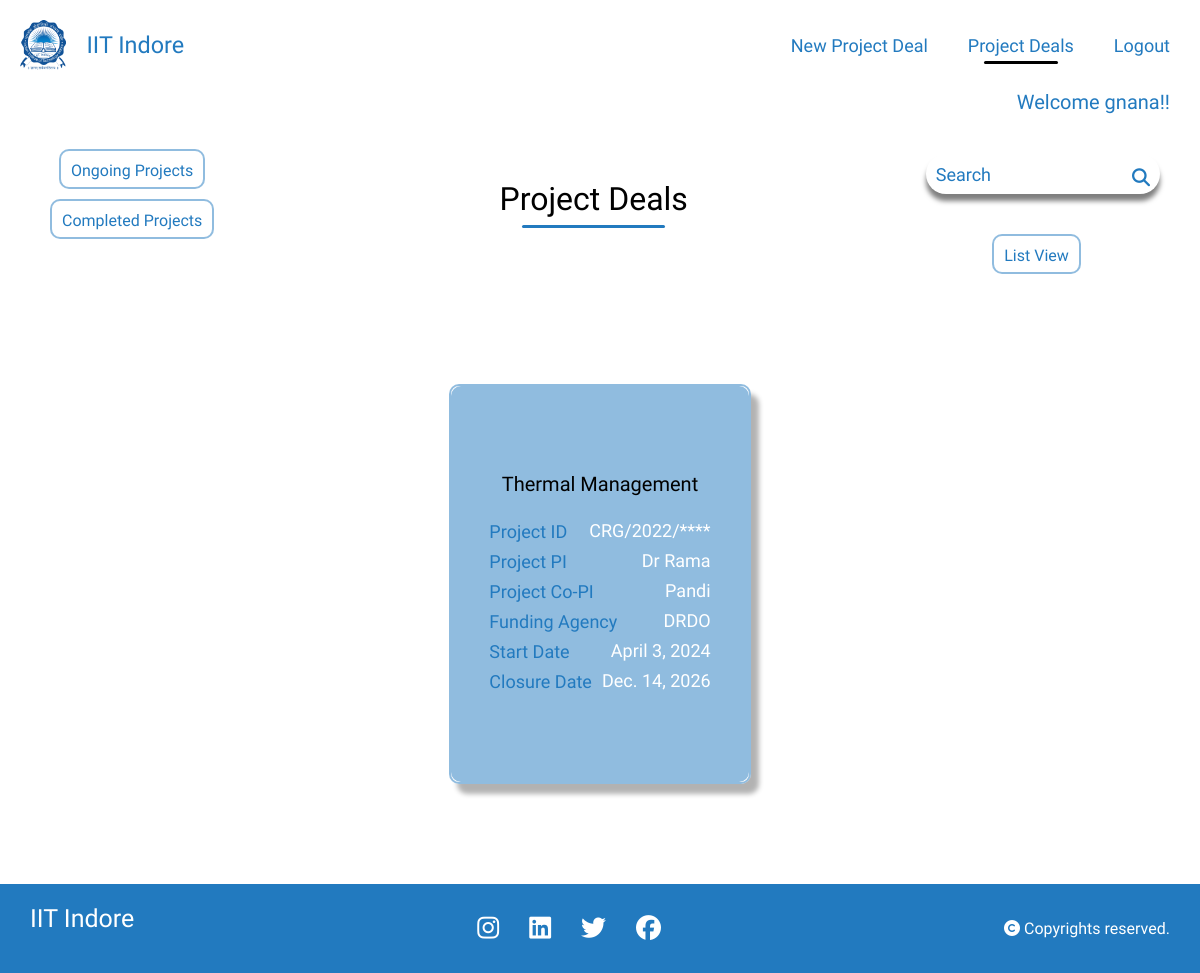
Page /project_list/ (signed in) on the earlier database version.
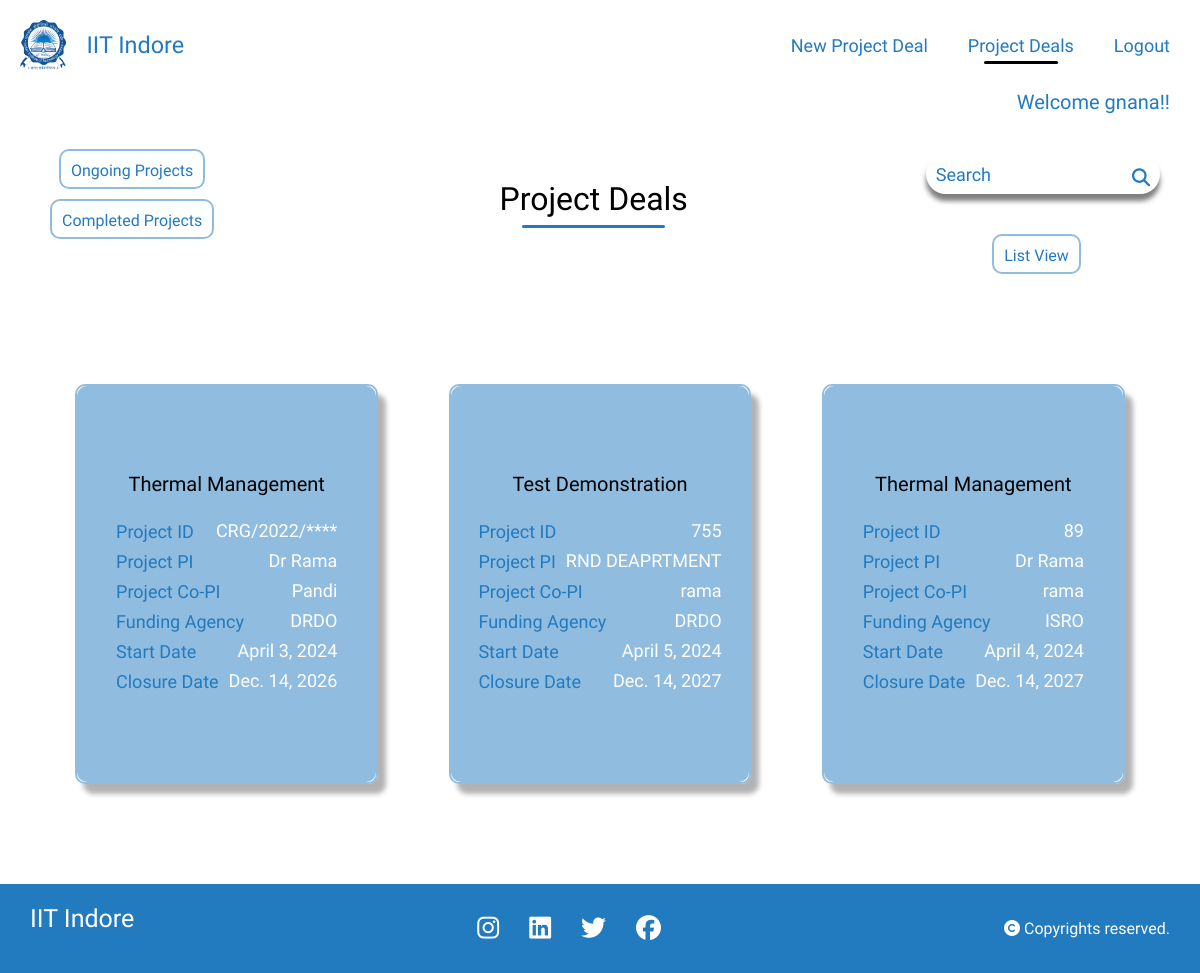
Same page on the later database version.
### home/models.py (models this page shows)
class project_details(models.Model):
    Project_Fellowship_No = models.CharField(max_length=20,null=True,blank=True,default=None)
    Project_file_name = models.CharField(max_length=20,null=True,blank= True)
    PI_of_Project = models.CharField(max_length=20,blank=True,null=True)
    Sanctioned_Date = models.DateField(null=True)
    Project_Start_Date = models.DateField(null=True)
    Project_Closure_Date = models.DateField(null=True)
    Title_of_Project = models.CharField(max_length=50,blank=True,null=True)
    project_duration =models.IntegerField(null=True)
    financial_year_start_index = models.IntegerField(null=True)
    financial_year_end_index = models.IntegerField(null=True)
    start_month = models.IntegerField(null=True)
    end_month = models.IntegerField(null=True)
    funding_agency = models.CharField(max_length=100,blank=True,null=True)
    Co_PI_of_Project = models.CharField(max_length=100,blank=True,null=True)
    Country = models.CharField(max_length=100,blank=True,null=True)
    Country_Involved = models.CharField(max_length=100,blank=True,null=True)
    Department = models.CharField(max_length=100,blank=True,null=True)
    Category = models.CharField(max_length=100,blank=True,null=True)
    Details_of_Donors= models.CharField(max_length=100,blank=True,null=True)
    remark = models.TextField(null=True, blank=True)
    scheme_name = models.CharField(max_length=255, null=True, blank=True)
    scheme_code = models.CharField(max_length=50, null=True, blank=True)
    received_amount =models.CharField(max_length=50, null=True, blank=True)
    date_of_receipt_amount = models.DateField(default=timezone.now, null=True, blank=True)
    provisional_uc = models.TextField(null=True, blank=True)
    audited_uc = models.TextField(null=True, blank=True)
    link_uc = models.URLField(null=True, blank=True)
    sanction_letters_link = models.URLField(null=True, blank=True)
    total_project_cost = models.CharField(max_length=50, null=True, blank=True)
    fellowship_type = models.CharField(max_length=100, null=True, blank=True)
    TASK_CHOICES = [
        ('ongoing', 'Ongoing'),
        ('completed', 'Completed'),
    ]
    task = models.CharField(
        max_length=10,
        choices=TASK_CHOICES,
        default='ongoing',
    )

### home/views.py (the view)
# urls.py: path('project_list/',views.project_list,name='project_list'),
@login_required(login_url="/login/")
def project_list(request):
    projects = project_details.objects.all()
    filter_option = request.GET.get("filter")
    if filter_option == "completed":
        projects = projects.filter(task="completed")
    elif filter_option == "ongoing":
        projects = projects.filter(task="ongoing")
    context = {"projects": projects}
    return render(request, "project_list.html", context)

### templates/project_list.html (shortened to what this page needs)
{% load static %}
<!DOCTYPE html>
<html lang="en">
<head>
    <link rel="stylesheet" href="{% static 'style.css' %}">
</head>
<body>
  {% load account %}
    <div class="navbar1">
        <div class="title">
            <a href="{% url "homepage" %}" class="lo">
              <img src="{% static "IITI_Logo.png" %}" class="logo">
              <h3>IIT Indore</h3>
            </a>
        </div>
        <div class="links">
            <ul>
                <li><a href="{% url "index" %}">New Project Deal</a></li>
                <li><a href="{% url "project_list" %}" class="active">Project Deals</a></li>
                <li><a href="{% url "logout" %}">Logout</a></li>
            </ul>
        </div>
    </div>
    <h5 class="name">Welcome {% user_display user %}!!</h5>
    <div class="titles">
      <div class="dropdown">
        <div class="dropdown-menu" aria-labelledby="dropdownMenuButton">
          <a class="dropdown-item" id="ongoing" href="#" onclick="showOngoingProjects()">Ongoing Projects</a>
          <a class="dropdown-item" href="#" id="completed" onclick="showCompletedProjects()">Completed Projects</a>
        </div>
      </div>
      <div class="sub_nav">
          <div class="project_list"><h1>Project Deals</h1></div>
      </div>
      <div class="search">
        <form class="search-bar sub_nav" method="GET" action="{% url 'project_search' %}">
            <input type="text" name="q" placeholder="Search">
            <button type="submit"><i class="fa-solid fa-magnifying-glass"></i></button>
        </form>
        <a href="{% url 'project_listwise' %}">List View</a>
      </div>
    </div>
    <div class="project-container">
        {% for project in projects %}
        <div class="book">
            <div class="buttons">
                <a href="{% url 'fill' project_id=project.id %}">
                    <button class="button">Monthly Sheet</button>
                </a>
                <a href="{% url 'mastersheet' project_id=project.id %}">
                    <button class="button">Mastersheet</button>
                </a>
                <a href="{% url 'SOE_navigation' project_id=project.id %}">
                  <button class="button">SOE</button>
              </a>
              <a href="{% url 'UCR_navigation' project_id=project.id %}">
                <button class="button">UCR</button>
            </a>
              <a href="{% url 'UCNR_navigation' project_id=project.id %}">
                <button class="button">UCNR</button>
            </a>
            </div>
            <div class="cover">
                <div class="project-details">
                    <h4 style="text-align:center;">   {{ project.Title_of_Project }}  </h4>
                    <p><span>Project ID</span><span> {{ project.Project_Fellowship_No }}</span></p>
                    <p><span>Project PI</span><span> {{ project.PI_of_Project }}</span></p>
                    {% if project.Co_PI_of_Project %}<p><span>Project Co-PI</span><span>{{ project.Co_PI_of_Project }}</span></p>{% endif %}
                    {% if project.funding_agency %}<p><span>Funding Agency</span><span>{{ project.funding_agency }}</span></p>{% endif %}
                    <p><span>Start Date</span><span>{{ project.Project_Start_Date }}</span></p>
                    <p><span>Closure Date</span><span>{{ project.Project_Closure_Date }}</span></p>
                </div>
            </div>
           </div>
        {% endfor %}
    </div>
    <footer>
        <div class="footer">
          <div class="info">
            <h4>IIT Indore</h4>
          </div>
          <div class="social">
            <ul>
              <li><a href="#"><i class="fa-brands fa-instagram"></i></a></li>
              <li><a href="#"><i class="fa-brands fa-linkedin"></i></a></li>
              <li><a href="#"><i class="fa-brands fa-twitter"></i></a></li>
              <li><a href="#"><i class="fa-brands fa-facebook"></i></a></li>
            </ul>
          </div>
          <div class="rights">
            <p><i class="fa-solid fa-copyright"></i> Copyrights reserved.</p>
          </div>
        </div>
      </footer>
</body>
</html>

Differences in the rows shown:
added project_details: Title_of_Project "Test Demonstration", Project_Fellowship_No "755", PI_of_Project "RND DEAPRTMENT", Co_PI_of_Project "rama", funding_agency "DRDO", Project_Start_Date "April 5, 2024", Project_Closure_Date "Dec. 14, 2027"
added project_details: Title_of_Project "Thermal Management", Project_Fellowship_No "89", PI_of_Project "Dr Rama", Co_PI_of_Project "rama", funding_agency "ISRO", Project_Start_Date "April 4, 2024", Project_Closure_Date "Dec. 14, 2027"
